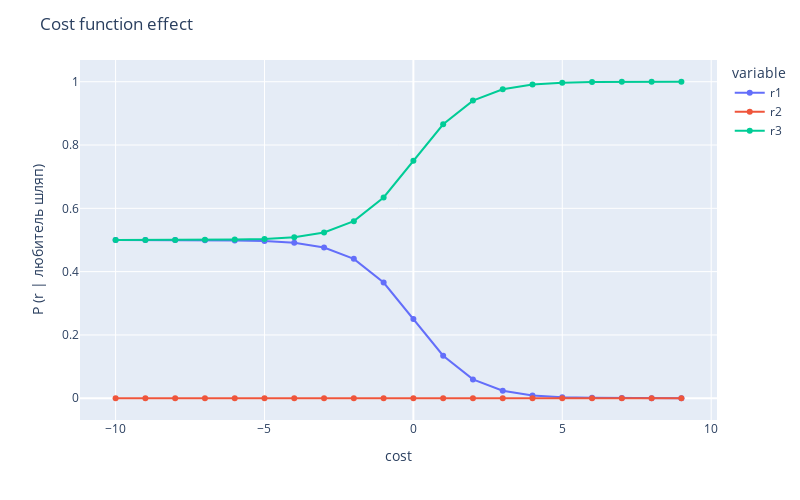

The code cell stored with this chart in its notebook:
### Code cell
fig = px.line(data_frame=cost_df, x="cost", y="value", color="variable", markers=True)

fig.update_layout(height=500, width=800, title="Cost function effect")
fig.update_xaxes(title="cost")
fig.update_yaxes(title="P (r | любитель шляп)")

fig.show()

### Figure 1 — Plotly figure (JSON) as saved in the notebook; plotly's stock layout.template omitted (floating-point values rounded to 4 significant figures)
{"data": [{"hovertemplate": "variable=r1<br>cost=%{x}<br>value=%{y}<extra></extra>", "legendgroup": "r1", "line": {"color": "#636efa", "dash": "solid"}, "marker": {"symbol": "circle"}, "mode": "markers+lines", "name": "r1", "orientation": "v", "showlegend": true, "type": "scatter", "x": [-10, -9, -8, -7, -6, -5, -4, -3, -2, -1, 0, 1, 2, 3, 4, 5, 6, 7, 8, 9], "xaxis": "x", "y": [0.5, 0.4999, 0.4998, 0.4995, 0.4988, 0.4967, 0.491, 0.4763, 0.4404, 0.3655, 0.25, 0.1345, 0.0596, 0.02371, 0.008993, 0.003346, 0.001236, 0.0004555, 0.0001677, 6.17e-05], "yaxis": "y"}, {"hovertemplate": "variable=r2<br>cost=%{x}<br>value=%{y}<extra></extra>", "legendgroup": "r2", "line": {"color": "#EF553B", "dash": "solid"}, "marker": {"symbol": "circle"}, "mode": "markers+lines", "name": "r2", "orientation": "v", "showlegend": true, "type": "scatter", "x": [-10, -9, -8, -7, -6, -5, -4, -3, -2, -1, 0, 1, 2, 3, 4, 5, 6, 7, 8, 9], "xaxis": "x", "y": [0, 0, 0, 0, 0, 0, 0, 0, 0, 0, 0, 0, 0, 0, 0, 0, 0, 0, 0, 0], "yaxis": "y"}, {"hovertemplate": "variable=r3<br>cost=%{x}<br>value=%{y}<extra></extra>", "legendgroup": "r3", "line": {"color": "#00cc96", "dash": "solid"}, "marker": {"symbol": "circle"}, "mode": "markers+lines", "name": "r3", "orientation": "v", "showlegend": true, "type": "scatter", "x": [-10, -9, -8, -7, -6, -5, -4, -3, -2, -1, 0, 1, 2, 3, 4, 5, 6, 7, 8, 9], "xaxis": "x", "y": [0.5, 0.5001, 0.5002, 0.5005, 0.5012, 0.5033, 0.509, 0.5237, 0.5596, 0.6345, 0.75, 0.8655, 0.9404, 0.9763, 0.991, 0.9967, 0.9988, 0.9995, 0.9998, 0.9999], "yaxis": "y"}], "layout": {"height": 500, "legend": {"title": {"text": "variable"}, "tracegroupgap": 0}, "margin": {"t": 60}, "title": {"text": "Cost function effect"}, "width": 800, "xaxis": {"anchor": "y", "autorange": true, "domain": [0, 1], "range": [-11.2, 10.2], "title": {"text": "cost"}, "type": "linear"}, "yaxis": {"anchor": "x", "autorange": true, "domain": [0, 1], "range": [-0.06872, 1.069], "title": {"text": "P (r | любитель шляп)"}, "type": "linear"}}}
